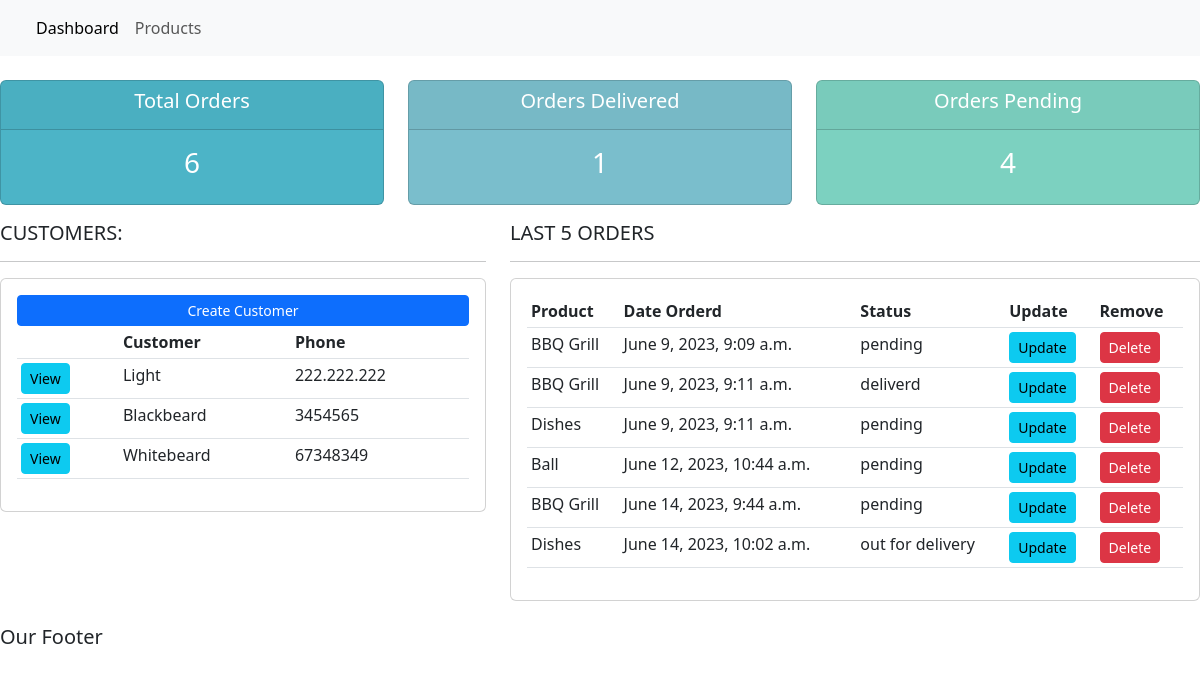
The app's page /, older data.
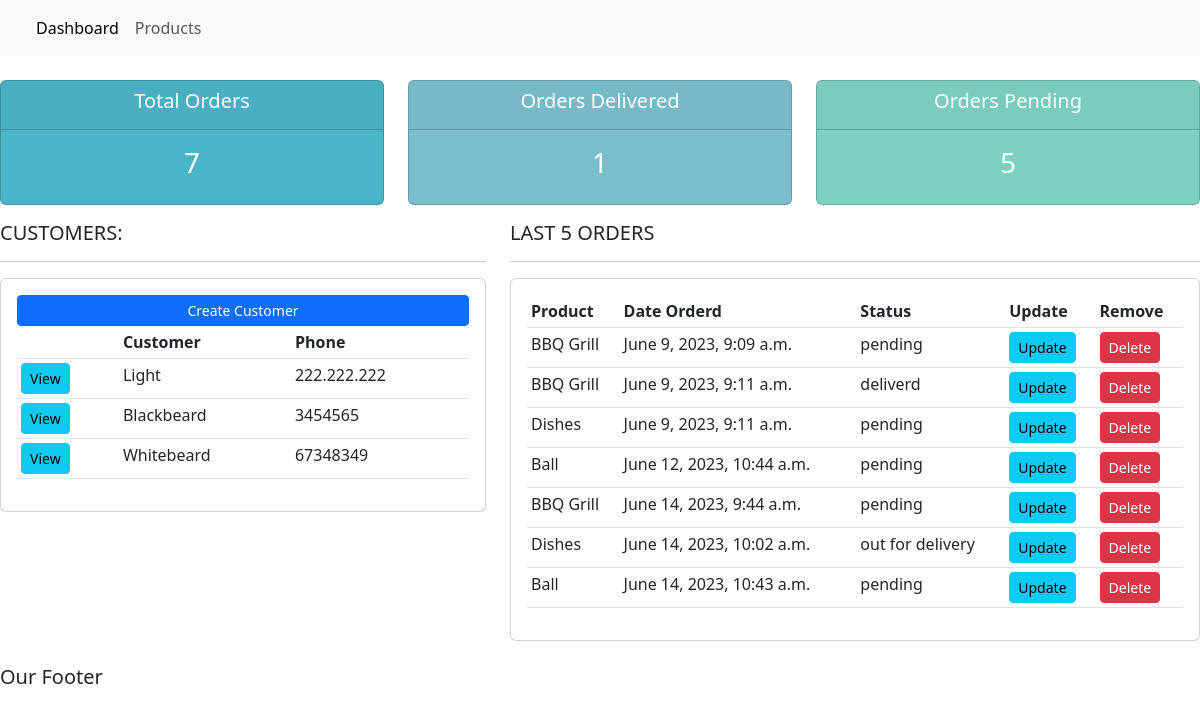
The same page, newer data.
### Accounts/models.py (models this page shows, shortened)
class Customer(models.Model):
    name = models.CharField(max_length = 200, null=True)
    phone = models.CharField(max_length = 200, null=True)
    email = models.CharField(max_length = 200, null=True)
    date_created = models.DateTimeField(auto_now_add=True)

class Order(models.Model):
    STATUS = (
        ('pending','pending'),
        ('out for delivery','out for delivery'),
        ('deliverd','deliverd'),
    )
    customer = models.ForeignKey(Customer, null=True, on_delete=models.SET_NULL)
    product = models.ForeignKey(Product, null=True, on_delete=models.SET_NULL)
    date_created = models.DateTimeField(auto_now_add=True)
    status = models.CharField(max_length=200,null=True,choices=STATUS)
    note = models.CharField(max_length=1000, null=True)

class Product(models.Model):
    CATEGORY =(
        ('indoor','indoor'),
        ('outdoor','outdoor'),
    )
    name = models.CharField(max_length = 200, null=True)
    price = models.FloatField(null=True)
    category = models.CharField(max_length = 200, null=True, choices= CATEGORY)
    description = models.CharField(max_length = 200, null=True, blank = True)
    date_created = models.DateTimeField(auto_now_add=True)
    tags = models.ManyToManyField(Tag)
    def __str__(self):
        return self.name

### Accounts/views.py (the view)
# urls.py: path('',views.home,name="home"),
def home(request):
    orders = Order.objects.all()
    customer = Customer.objects.all()
    total_customers = customer.count()
    total_orders = orders.count()
    delivered = orders.filter(status = 'deliverd').count()
    pending = orders.filter(status = 'pending').count()
    context = {'orders':orders,'customer':customer,'total_customers':total_customers,
                'total_orders':total_orders,'delivered':delivered,'pending':pending}
    return render(request, 'Accounts/dashboard.html',context)

### Accounts/templates/Accounts/dashboard.html
{% extends 'Accounts/index.html'%}
{% block content %}
{%  include 'Accounts/status.html' %}
<div class="row">
	<div class="col-md-5">
		<h5>CUSTOMERS:</h5>
		<hr>
		<div class="card card-body">
			<a class="btn btn-primary  btn-sm btn-block" href="">Create Customer</a>
			<table class="table table-sm">
				<tr>
					<th></th>
					<th>Customer</th>
					<th>Phone</th>
				</tr>
				{% for customer in customer %}
				<tr>
					<td><a class='btn btn-sm btn-info'    href="{% url 'customer' customer.id%}">View</a></td>
					<td>{{customer.name}}</td>
					<td>{{customer.phone}}</td>
				</tr>
				{% endfor%}
			</table>
		</div>
	</div>
	<div class="col-md-7">
		<h5>LAST 5 ORDERS</h5>
		<hr>
		<div class="card card-body">
			<table class="table table-sm">
				<tr>
					<th>Product</th>
					<th>Date Orderd</th>
					<th>Status</th>
					<th>Update</th>
					<th>Remove</th>
				</tr>
				{% for order in orders %}
				<tr>
					<td>{{order.product}}</td>
					<td>{{order.date_created}}</td>
					<td>{{order.status}}</td>
					<td><a class='btn btn-sm btn-info' href="{% url 'update_order' order.id%}">Update</a></td>
					<td><a class='btn btn-sm btn-danger' href="{% url 'delete_order' order.id%}">Delete</a></td>
				</tr>
				{% endfor%}
			</table>
		</div>
	</div>
</div>
{% endblock %}

Row changes from the older to the newer data that the page shows:
added Order: product "Ball", date_created "June 14, 2023, 10:43 a.m.", status "pending"
Text that changed along with them:
{{ total_orders }}: "6" → "7"
{{ pending }}: "4" → "5"
